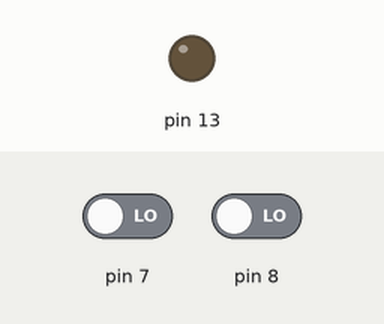
This sketch was run on a simulated Arduino Uno, built with avr-gcc and run on an emulated ATmega328P. Shown: output pins drawn as LEDs (lit = HIGH). The test bench sets the inputs (shaded band); at power-on: pin 7 LOW, pin 8 LOW.

Above: at 1.2 s.
1.3 s: pin 7 driven HIGH and pin 8 driven HIGH
At 1.9 s:
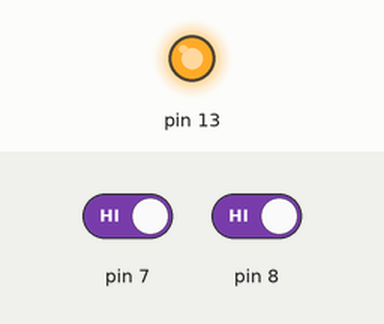
2.8 s: pin 7 driven LOW
At 3.1 s:
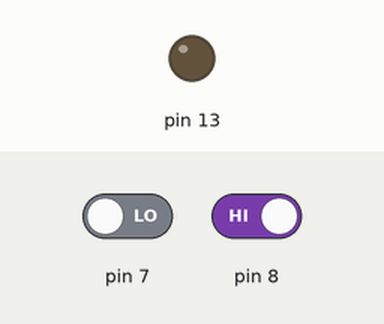
4.3 s: pin 7 driven HIGH
At 5.4 s:
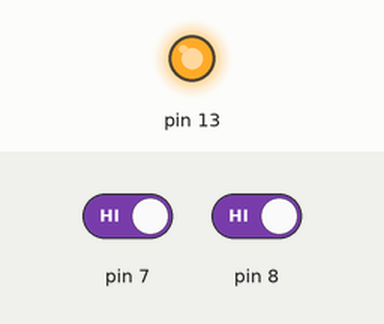
Timing chart, 0 to 7.3 s (numbered marks = the images above; inputs shaded):
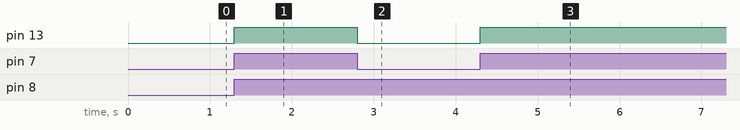

Measured:
- after the input at 1.3 s, pin 13: LOW → HIGH at once
- after the input at 2.8 s, pin 13: HIGH → LOW at once
- after the input at 4.3 s, pin 13: LOW → HIGH at once

The sketch:

210405.ino
```cpp
/**
 * 버튼 2개가 모두 눌렸을 때 LED 켜지게
 */
void setup()
{
  pinMode(13, OUTPUT);
  // 전류 1, 0 판단 위해 INPUT - digitalRead()
  pinMode(8, INPUT);
  pinMode(7, INPUT);
}

void loop()
{
  int val8 = digitalRead(8);
  int val7 = digitalRead(7);

  if(val8 == HIGH && val7 == HIGH){
    digitalWrite(13, HIGH);
  } else {
    digitalWrite(13, LOW);
  }

}
```
